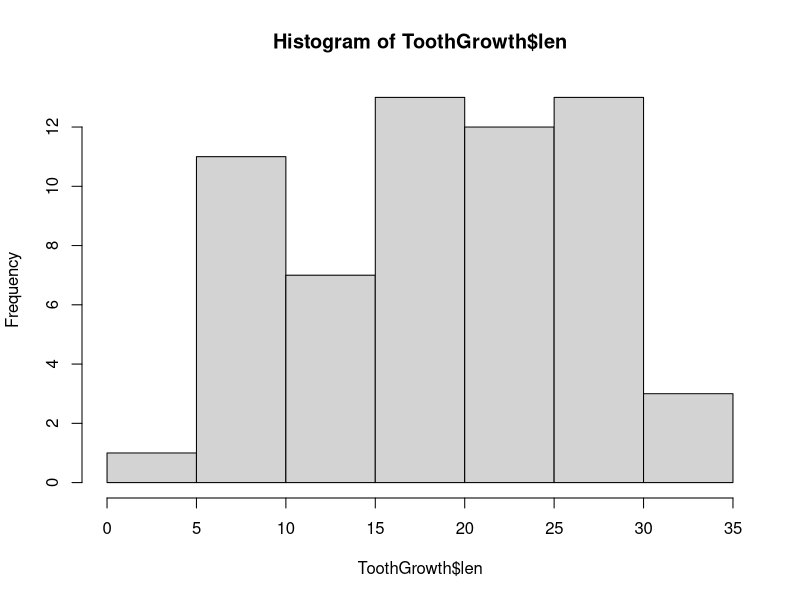
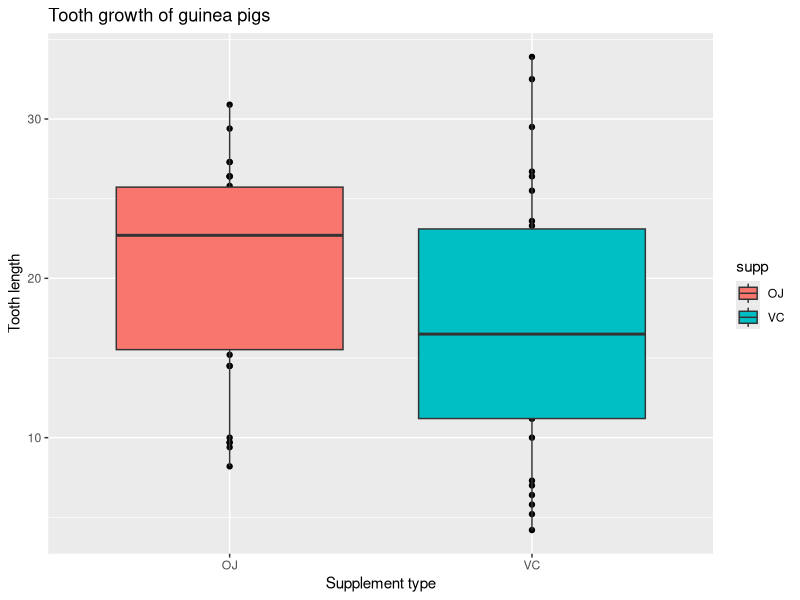

The R source for these figures, in order:
## t-tests: examine if the difference in means is significant or not

data("ToothGrowth")
head(ToothGrowth)
str(ToothGrowth)

hist(ToothGrowth$len)
# Shapiro-Wilk normality test 
#H0: data are normally distributed
shapiro.test(ToothGrowth$len) #data are normally distributed

library(ggplot2)
qplot(supp,len,data=ToothGrowth, 
      main="Tooth growth of guinea pigs",xlab="Supplement type", ylab="Tooth length") + geom_boxplot(aes(fill = supp))

mean(ToothGrowth$len)
### one sided t-test
### test if the mean value is equal to a certian number
### H0: true value of mean=18
t.test(ToothGrowth$len,mu=18)
#or greater than or less than a given value

t.test(ToothGrowth$len, alternative = "greater", mu = 3)
#H0: true value of mean is 3


# independent 2-group t-test
# test the difference in mean
#H0: These is no difference in the population means of the 2 groups
# split data set
OJ = ToothGrowth$len[ToothGrowth$supp == 'OJ']
VC = ToothGrowth$len[ToothGrowth$supp == 'VC']

t.test(OJ, VC,
       paired = FALSE, var.equal = FALSE, conf.level = 0.95) 
#Variances of tooth growth are different when using different supplement and dosage.
#test for mean being significantly different

t.test(OJ, VC,alternative = "greater",paired = FALSE) 

#test for mean being significantly greater
#paired=FALSE : measurements collected separately
#If you randomly sample each set of items separately, under different conditions, the samples are independent


## paired observations: If you collect two measurements on each item
t.test(OJ, VC,
       paired = TRUE, var.equal = FALSE, conf.level = 0.95) 

#e.g before or after treatments
# OJ and VC were applied on test subjects in 2 treatment groups